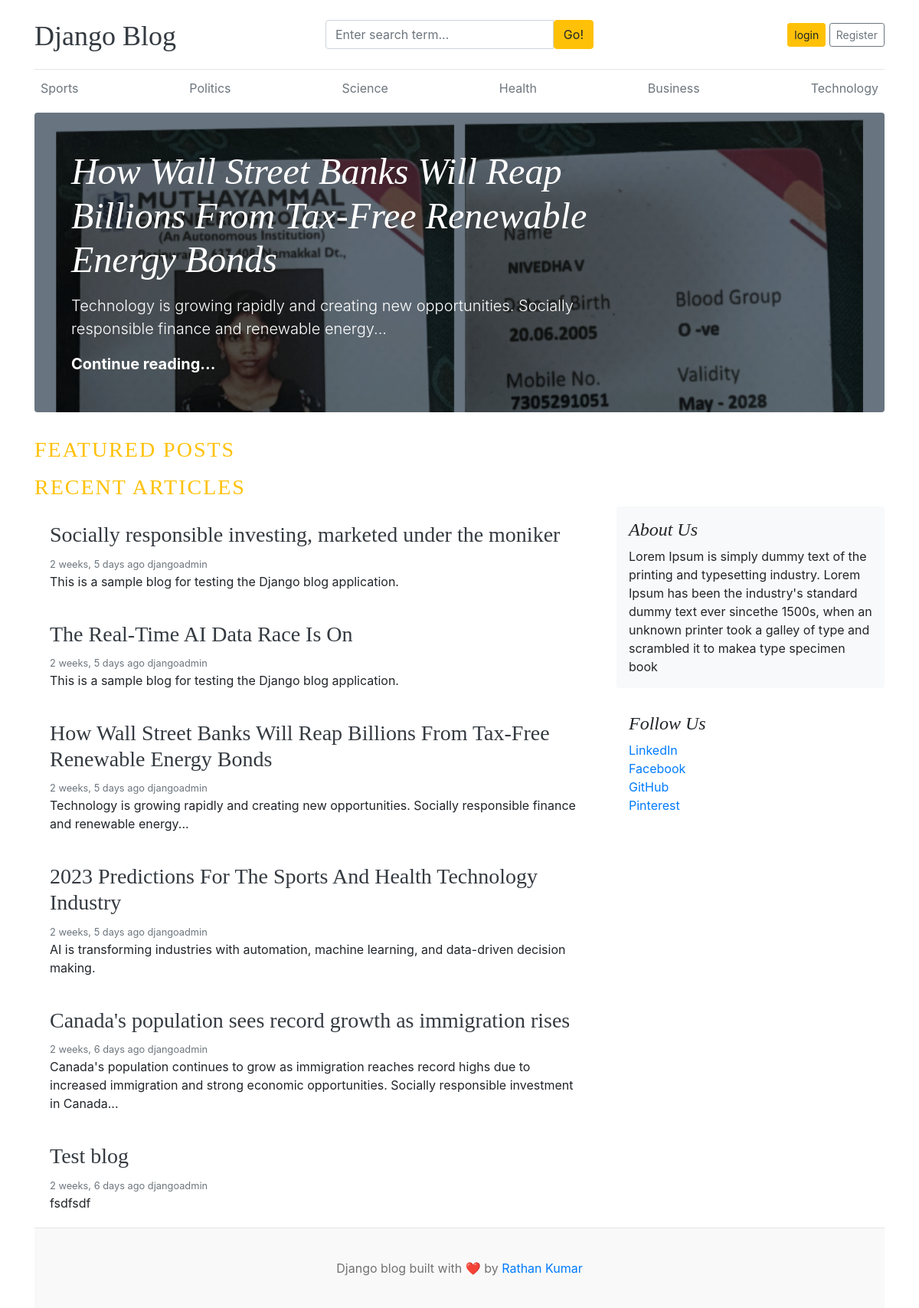
The app's page /, older data.
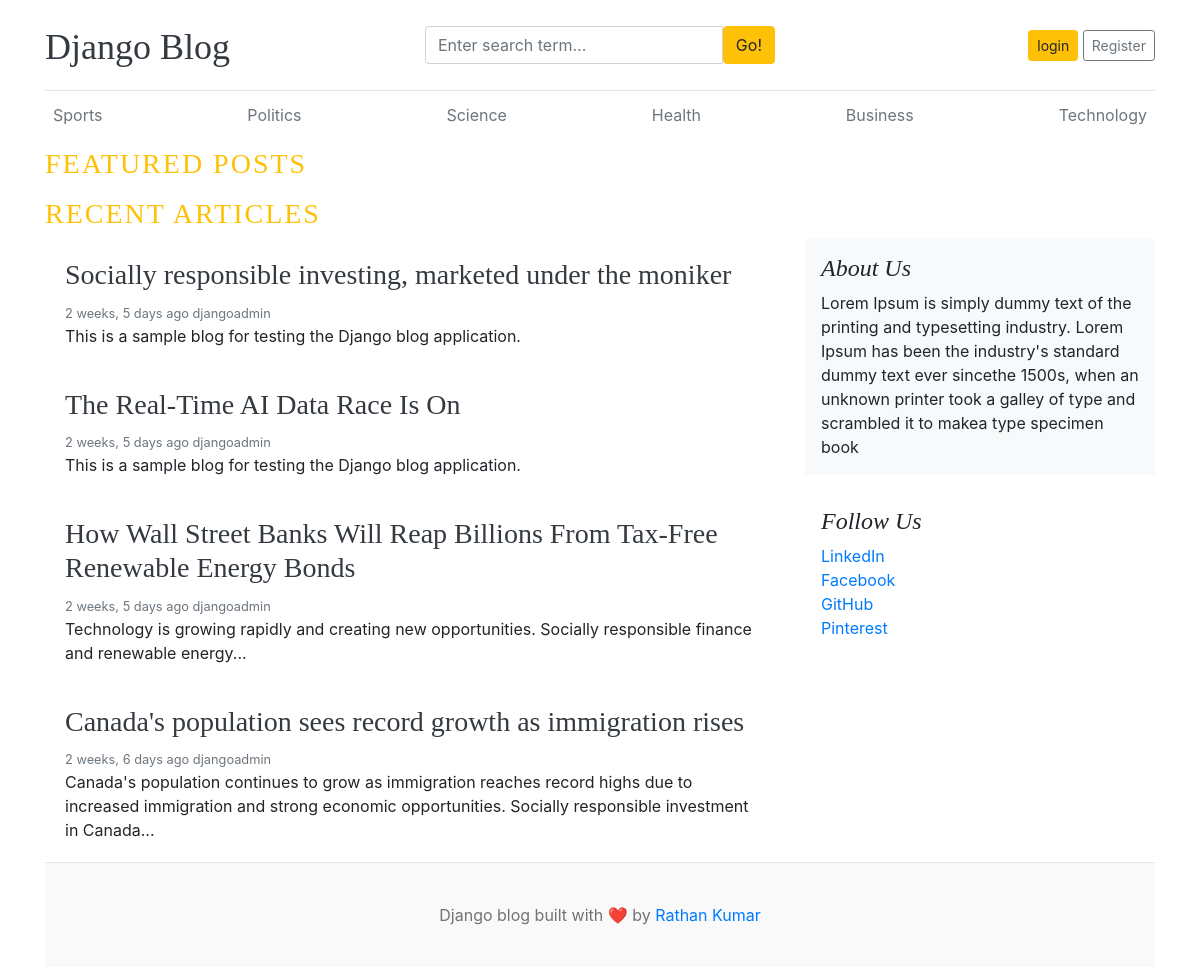
The same page, newer data.
### blog/models.py (models this page shows, shortened)
class Category(models.Model):
    category_name = models.CharField(max_length=50, unique=True)
    created_at = models.DateTimeField(auto_now_add=True)
    updated_at = models.DateTimeField(auto_now=True)
    class Meta:
        verbose_name_plural = "categories"

class Blog(models.Model):
    title = models.CharField(max_length=100)
    slug = models.SlugField(max_length=150, unique=True, blank=True)
    category = models.ForeignKey(Category, on_delete=models.CASCADE)
    author = models.ForeignKey(User, on_delete=models.CASCADE)
    featured_image = models.ImageField(upload_to='uploads/%Y/%m/%d')
    short_description = models.TextField(max_length=500)
    blog_body = models.TextField(max_length=2000)
    status = models.CharField(max_length=20, choices=STATUS_CHOICES, default="Draft")
    is_featured = models.BooleanField(default=False)
    created_at = models.DateTimeField(auto_now_add=True)
    updated_at = models.DateTimeField(auto_now=True)

### assignments/models.py (models this page shows, shortened)
class SocialLink(models.Model):
    platform = models.CharField(max_length=25)
    link = models.URLField(max_length=25)
    created_at = models.DateTimeField(auto_now_add=True)
    updated_at = models.DateTimeField(auto_now=True)

### blog_main/views.py (the view)
# urls.py: path('', views.home, name='home'),
def home(request):
    categories = Category.objects.all()
    featured_posts = Blog.objects.filter(
        is_featured=True,
        status='Published'
    )
    posts = Blog.objects.filter(
        status='Published'
    ).order_by('-created_at')
    about = About.objects.first()
    social_links = SocialLink.objects.all()
    context = {
        'categories': categories,
        'featured_posts': featured_posts,
        'posts': posts,
        'about': about,
        'social_links': social_links,
    }
    return render(request, 'home.html', context)

### blog/context_processors.py (called while the page is built)
def get_categories(request):
    categories = Category.objects.all()
    return dict(categories=categories)

def get_social_links(request):
    social_links = SocialLink.objects.all()
    return dict(social_links=social_links)

### blog_main/templates/home.html (shortened to what this page needs)
{% extends 'base.html' %}
{% block content %}
{% for post in featured_posts %}
    {% if forloop.first %}
    <div class="jumbotron p-3 p-md-5 text-white rounded bg-dark"
         style="background-image: url({{ post.featured_image.url }});
                background-blend-mode: overlay;
                background-size: cover;">
        <div class="col-md-8 px-0">
            <h1 class="display-4 font-italic">
                {{ post.title }}
            </h1>
            <p class="lead my-3">
                {{ post.short_description|truncatewords:20 }}
            </p>
            <p class="lead mb-0">
                <a href="{% url 'blogs' post.slug %}"
                   class="text-white font-weight-bold">
                    Continue reading...
                </a>
            </p>
        </div>
    </div>
    {% endif %}
{% endfor %}
<h3 class="text-uppercase text-warning"
    style="letter-spacing: 2px;">
    Featured Posts
</h3>
<h3 class="text-uppercase text-warning"
    style="letter-spacing: 2px;">
    Recent Articles
</h3>
<main role="main" class="container p-0">
    <div class="row">
        <div class="col-md-8 blog-main">
            {% for post in posts %}
            <div class="card border-0">
                <div class="card-body">
                    <h3>
                        <a href="{% url 'blogs' post.slug %}"
                           class="text-dark">
                            {{ post.title }}
                        </a>
                    </h3>
                    <small class="mb-1 text-muted">
                        {{ post.created_at|timesince }} ago
                        {{ post.author }}
                    </small>
                    <p class="card-text">
                        {{ post.short_description }}
                    </p>
                </div>
            </div>
            {% endfor %}
        </div>
        <aside class="col-md-4 blog-sidebar">
            <div class="p-3 mb-3 bg-light rounded">
                <h4 class="font-italic">
                    {{ about.about_heading }}
                </h4>
                <p class="mb-0">
                    {{ about.about_description }}
                </p>
            </div>
            {% if social_links %}
            <div class="p-3">
                <h4 class="font-italic">
                    Follow Us
                </h4>
                <ol class="list-unstyled">
                    {% for i in social_links %}
                    <li>
                        <a href="{{ i.link }}" target="_blank">
                            {{ i.platform }}
                        </a>
                    </li>
                    {% endfor %}
                </ol>
            </div>
            {% endif %}
        </aside>
    </div>
</main>
{% endblock %}

### blog_main/templates/base.html (shortened to what this page needs)
{% load static %}
<!DOCTYPE html>
<html lang="en">
<head>
    <link href="https://getbootstrap.com/docs/4.0/dist/css/bootstrap.min.css" rel="stylesheet">
    <link href="{% static 'css/blog.css' %}" rel="stylesheet">
    <link rel="stylesheet"
      href="https://cdnjs.cloudflare.com/ajax/libs/font-awesome/4.7.0/css/font-awesome.min.css">
</head>
<body>
<div class="container">
    <header class="blog-header py-3">
        <div class="row flex-nowrap justify-content-between align-items-center">
            <div class="col-4 pt-1">
                <a class="blog-header-logo text-dark" href="/">
                    Django Blog
                </a>
            </div>
            <div class="col-4">
                <form action="{% url 'search' %}" method="GET">
                    <div class="input-group">
                        <input
                            class="form-control"
                            type="text"
                            name="keyword" value="{{ keyword }}"
                            placeholder="Enter search term..."
                            aria-label="Enter search term..."
                        >
                        <button
                            type="submit"
                            class="btn btn-warning"
                            id="button-search">
                            Go!
                        </button>
                    </div>
                </form>
            </div>
<div class="col-4 d-flex justify-content-end align-items-center">
    {% if not user.is_authenticated %}
    <a class="btn btn-sm btn-warning" href="{% url 'login' %}">
        login
    </a>
    <a class="btn btn-sm btn-outline-secondary" href="{% url 'register' %}">
    Register
</a>
{% else %}
<span><a href="{% url 'dashboard' %}">Dashboard</a></span>
<span>
    <a href="{% url 'logout' %}">Logout</a>
</span>
&emsp;
{% endif %}
</div>
        </div>
    </header>
    <div class="nav-scroller py-1 mb-2">
        <nav class="nav d-flex justify-content-between">
            {% for cat in categories %}
                <a
                    class="p-2 text-muted"
                    href="{% url 'posts_by_category' cat.id %}">
                    {{ cat.category_name }}
                </a>
            {% endfor %}
        </nav>
    </div>
    {% block content %}
    {% endblock %}
    <footer class="blog-footer">
        <p>
            Django blog built with ❤️ by
            <a href="#">Rathan Kumar</a>
        </p>
    </footer>
</div>
</body>
</html>

Row changes from the older to the newer data that the page shows:
no longer on one of the page's lists (row edited): Blog: title "How Wall Street Banks Will Reap Billions From Tax-Free Renewable Energy Bonds", short_description "Technology is growing rapidly and creating new opportunities. Socially responsible finance and renewable energy..."
removed Blog: title "2023 Predictions For The Sports And Health Technology Industry", created_at "2 weeks, 5 days", author "djangoadmin", short_description "AI is transforming industries with automation, machine learning, and data-driven decision making.", shown under "RECENT ARTICLES"
removed Blog: title "Test blog", created_at "2 weeks, 6 days", author "djangoadmin", short_description "fsdfsdf", shown under "RECENT ARTICLES"
